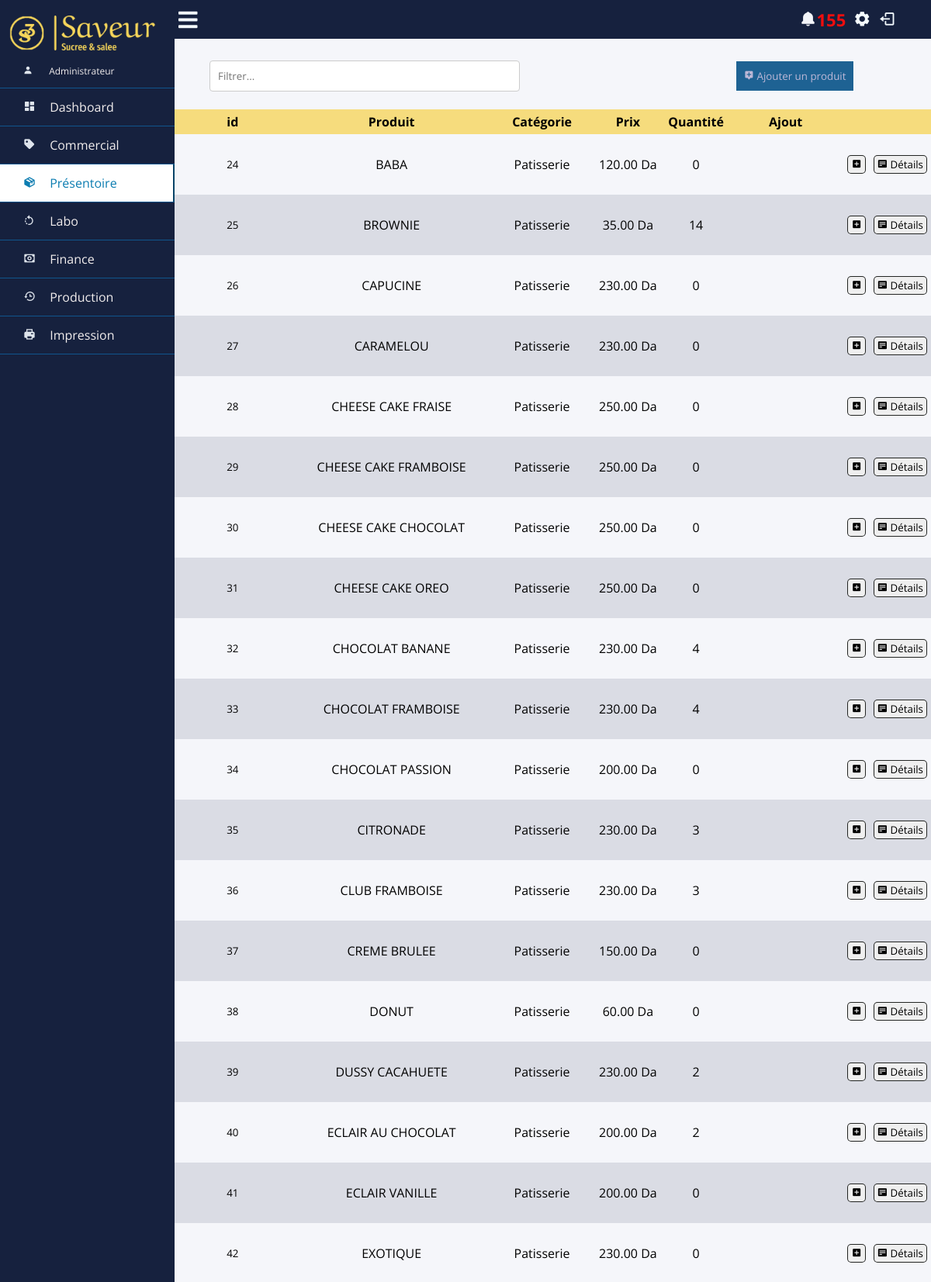
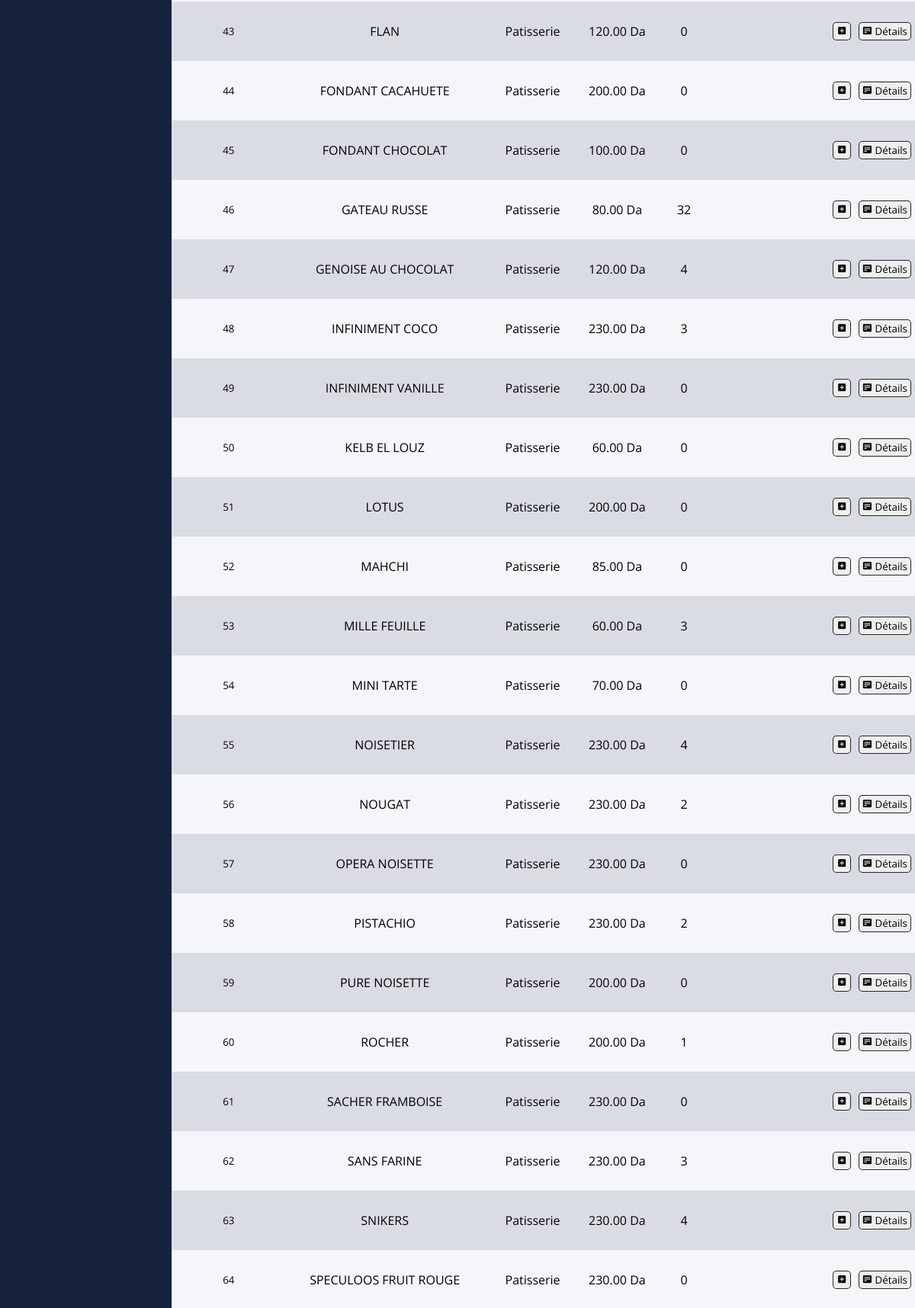
Page /presentoire/ (signed in, upper part) on the committed database (2 pictures, top to bottom).
### app/models.py (models this page shows)
class produit(models.Model):
    class p_categorie(models.TextChoices):
        VENOISERIE = 'Viennoiserie'
        PATISSERIE = "Patisserie"
        BS = 'Boisson chaude'
        BF = 'Boisson fraiche'
        SP = 'Suplément'
        SALE = 'Salé'
        BOISSON = 'Boisson'
        GATEAUSEC ="Gateau sec"
        DIVERS = 'Divers'
    nom = models.CharField(max_length=30,null=True)
    prix = models.FloatField(max_length=10,null=True)
    categorie = models.CharField(max_length=30,
        choices=p_categorie.choices,
        default=p_categorie.PATISSERIE,
    )
    quantite = models.FloatField(max_length=100,null=True)
    vendu = models.FloatField(max_length=10,null=True,default=0)
    date_dernier_ajout = models.DateField(default=datetime.date.today)
    minimum = models.FloatField(max_length=100,null=True)
    prix_achat = models.FloatField(max_length=10,null=True)

### app/views.py (the view, shortened to what this page needs)
# urls.py: path('presentoire/', v.presentoire_view),
def presentoire_view(request):
    active_link = 'presentoire'
    if not request.user.is_authenticated:
        return redirect("/login/")
    if not request.user.is_superuser and not request.user.is_staff :
        return redirect("/commercial/")
    make_notif()
    notif_count = notif.objects.filter(etat=notif.etats.NONLU).count()
    produits = produit.objects.all()
    categories = dict(produit.p_categorie.choices)
    if request.method =='GET':
        return render(request,'app/presentoire.html',{'active_link':active_link,'produits':produits,'categories':categories, "notif_count":notif_count})

### app/views.py (called while the page is built)
def make_notif():
    products = produit.objects.all()
    elements = element.objects.all()
    for p in products :
        if p.quantite <= p.minimum :
            c = "Le Produit " + str(p.nom) + " est bientot en rupture : quantité disponible ("+str(p.quantite)+")"
            if notif.objects.filter(content=c):
                pass
            else:
                notif.objects.create(content=c)
    for e in elements :
        if e.quantite <= e.minimum :
            c = "Le stock " + str(e.nom) + " est bientot en rupture : quantité disponible ("+str(e.quantite)+")"
            if notif.objects.filter(content=c):
                pass
            else:
                notif.objects.create(content=c)

### templates/app/presentoire.html (shortened to what this page needs)
{% extends "base.html" %}
{% load static %}
{% block content %}
<div class="search_box">
  <input type="text" id="search_input" placeholder="Filtrer...">
  <button onclick="openPopup()" id="btn_ajouterproduit"><i class='bx bxs-message-alt-add'></i> Ajouter un produit</button>
</div>
<table id="myTable">
<thead>
  <tr>
    <th>id</th>
    <th>Produit</th>
    <th onclick="sortTableByCategory()">Catégorie</th>
    <th>Prix</th>
    <th>Quantité</th>
    <th>Ajout</th>
    <th></th>
    <th></th>
  </tr>
</thead>
<tbody>
  {% for produit in produits %}
    <tr>
      <form action={{produit.id}}>
      <td><input type="text" value={{produit.id}} readonly></td>
      <td class="produit_name">{{produit.nom}}</td>
      <td>{{produit.categorie}}</td>
      <td>{{produit.prix | floatformat:2}} Da</td>
      <td id="td_quant">{{produit.quantite | floatformat:0}}</td>
      <td id=""><input name="ajout_q" type="number"></td>
      <td><button type="submit" name="action" value="ajout"><i class='bx bxs-plus-square'></i></button></td>
      <td><button type="submit" name="action" value="details"><i class='bx bxs-detail'></i> Détails</button></td> </form>
    </tr>
  {% endfor %}
</tbody>
</table>
</div>
</div>
{% endblock content %}

### static/app/base.css (style rules this page uses)
* { list-style: none; text-decoration: none; margin: 0; padding: 0; box-sizing: border-box; font-family: 'Open Sans', sans-serif; scrollbar-width: none; }
body { background: #f5f6fa; scrollbar-width: none; }
.info table { width: 100%; border-collapse: collapse; table-layout: auto; }
.info table tbody tr:nth-child(even) { background-color: #16213e1e }
.info table thead th { height: 30px; background: #f7d55ac7 ; border: 0px; color: black; padding: 5px ; }
.info table tbody td { text-align: center; padding-top: 10px; padding-bottom: 10px ; padding-left: 5px; padding-right: 5px; overflow: hidden; text-overflow: clip; white-space: nowrap; }
.info table tbody td button { transition-duration: 0.4s; padding: 2px 4px; border-radius: 5px; border: 0.5px solid #161816ef; }
.search_box { margin: 5px 20px; padding: 10px 20px; }
#search_input { padding: 10px; width: 400px; }
.search_box button { padding: 10px; background: #0d578bec; color: #bdb8d7; border: 1px white solid; }
#btn_ajouterproduit { margin-left: 30%; }
.info table tbody td input { background: transparent; border: 0px; text-align: center; }
input[type=text],[type=number],[type=date],[type=email], select { width: 80%; padding: 12px 20px; margin: 8px 5px; display: inline-block; border: 1px solid #ccc; border-radius: 4px; box-sizing: border-box; }

### rows in the picture
produit: id "24", nom "BABA", categorie "Patisserie", prix "120.00", quantite "0"
produit: id "25", nom "BROWNIE", categorie "Patisserie", prix "35.00", quantite "14"
produit: id "26", nom "CAPUCINE", categorie "Patisserie", prix "230.00", quantite "0"
produit: id "27", nom "CARAMELOU", categorie "Patisserie", prix "230.00", quantite "0"
produit: id "28", nom "CHEESE CAKE FRAISE", categorie "Patisserie", prix "250.00", quantite "0"
produit: id "29", nom "CHEESE CAKE FRAMBOISE", categorie "Patisserie", prix "250.00", quantite "0"
produit: id "30", nom "CHEESE CAKE CHOCOLAT", categorie "Patisserie", prix "250.00", quantite "0"
produit: id "31", nom "CHEESE CAKE OREO", categorie "Patisserie", prix "250.00", quantite "0"
produit: id "32", nom "CHOCOLAT BANANE", categorie "Patisserie", prix "230.00", quantite "4"
produit: id "33", nom "CHOCOLAT FRAMBOISE", categorie "Patisserie", prix "230.00", quantite "4"
produit: id "34", nom "CHOCOLAT PASSION", categorie "Patisserie", prix "200.00", quantite "0"
produit: id "35", nom "CITRONADE", categorie "Patisserie", prix "230.00", quantite "3"
produit: id "36", nom "CLUB FRAMBOISE", categorie "Patisserie", prix "230.00", quantite "3"
produit: id "37", nom "CREME BRULEE", categorie "Patisserie", prix "150.00", quantite "0"
produit: id "38", nom "DONUT", categorie "Patisserie", prix "60.00", quantite "0"
produit: id "39", nom "DUSSY CACAHUETE", categorie "Patisserie", prix "230.00", quantite "2"
produit: id "40", nom "ECLAIR AU CHOCOLAT", categorie "Patisserie", prix "200.00", quantite "2"
produit: id "41", nom "ECLAIR VANILLE", categorie "Patisserie", prix "200.00", quantite "0"
produit: id "42", nom "EXOTIQUE", categorie "Patisserie", prix "230.00", quantite "0"
produit: id "43", nom "FLAN", categorie "Patisserie", prix "120.00", quantite "0"
produit: id "44", nom "FONDANT CACAHUETE", categorie "Patisserie", prix "200.00", quantite "0"
produit: id "45", nom "FONDANT CHOCOLAT", categorie "Patisserie", prix "100.00", quantite "0"
produit: id "46", nom "GATEAU RUSSE", categorie "Patisserie", prix "80.00", quantite "32"
produit: id "47", nom "GENOISE AU CHOCOLAT", categorie "Patisserie", prix "120.00", quantite "4"
produit: id "48", nom "INFINIMENT COCO", categorie "Patisserie", prix "230.00", quantite "3"
produit: id "49", nom "INFINIMENT VANILLE", categorie "Patisserie", prix "230.00", quantite "0"
produit: id "50", nom "KELB EL LOUZ", categorie "Patisserie", prix "60.00", quantite "0"
produit: id "51", nom "LOTUS", categorie "Patisserie", prix "200.00", quantite "0"
produit: id "52", nom "MAHCHI", categorie "Patisserie", prix "85.00", quantite "0"
produit: id "53", nom "MILLE FEUILLE", categorie "Patisserie", prix "60.00", quantite "3"
produit: id "54", nom "MINI TARTE", categorie "Patisserie", prix "70.00", quantite "0"
produit: id "55", nom "NOISETIER", categorie "Patisserie", prix "230.00", quantite "4"
produit: id "56", nom "NOUGAT", categorie "Patisserie", prix "230.00", quantite "2"
produit: id "57", nom "OPERA NOISETTE", categorie "Patisserie", prix "230.00", quantite "0"
produit: id "58", nom "PISTACHIO", categorie "Patisserie", prix "230.00", quantite "2"
produit: id "59", nom "PURE NOISETTE", categorie "Patisserie", prix "200.00", quantite "0"
produit: id "60", nom "ROCHER", categorie "Patisserie", prix "200.00", quantite "1"
produit: id "61", nom "SACHER FRAMBOISE", categorie "Patisserie", prix "230.00", quantite "0"
produit: id "62", nom "SANS FARINE", categorie "Patisserie", prix "230.00", quantite "3"
produit: id "63", nom "SNIKERS", categorie "Patisserie", prix "230.00", quantite "4"
produit: id "64", nom "SPECULOOS FRUIT ROUGE", categorie "Patisserie", prix "230.00", quantite "0"

### other values in the picture
{{ notif_count }} "155"
